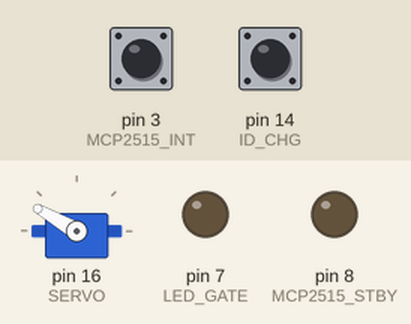
Bench run of a sketch on a simulated Arduino Uno, built with avr-gcc and run on an emulated ATmega328P. On the bench: servo, output pins drawn as LEDs (lit = HIGH). The test bench sets the inputs (shaded band); at power-on: pin 3 (MCP2515_INT) HIGH, pin 14 (ID_CHG) HIGH. What the sketch prints to the serial monitor is not drawn.

Above: at 0.1 s.
At 1.1 s:
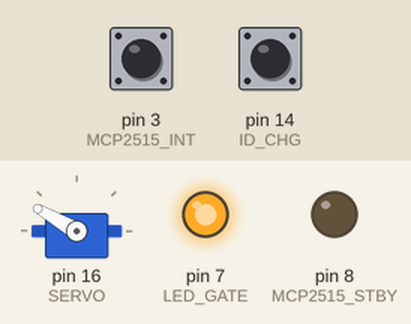
Timing chart, 0 to 2.6 s (numbered marks = the images above):
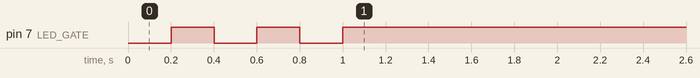

The sketch:

SC182029-SERVO-V1R0.ino
```cpp
/* ================================================================

   Proyecto: Modulo de encoder en andador para UMA
   Placa de desarrollo: Arduino
   Función: Gira entre 0 y 90 grados la posición del servo empujando
			el cable de freno, tiene un led indicador y envía los datos a
			través del BUS CAN.

   Autor: Justo Barroso Fontalba
   Fecha: 19/03/2019

   ================================================================ */

/* ================================================================
   Librerías
   ================================================================ */

#include <SPI.h>
#include <Servo.h>
#include <mcp_can.h>

/* ================================================================
   Definición de pines
   ================================================================ */

//ATMega328 TQFP
//                    Pin IDE //Pin puerto, Pin Físico
#define LED_GATE        7     //PD7, 11
#define MCP2515_STBY    8     //PB0, 12
#define MCP2515_CS      4     //PD4, 2
#define MCP2515_INT     3     //PD3, 1
#define SERVO           16    //PC2, 25
#define SENSE           17    //PC3, 26
#define ID_CHG          14    //PC0, 23
//#define MCP2515_SI      11    //PB3, 15
//#define MCP2515_SO      12    //PB4, 16
//#define MCP2515_SCK     13    //PB5, 17

//Test en Arduino UNO
//#define MCP2515_CS      10
//#define MCP2515_INT     2
//#define SERVO           3       //PD3, 5  (Arduino UNO)

//Constantes
#define ID_RIGHT      0x013   //Identificador del modulo derecho
#define ID_LEFT       0x023   //Identificador del modulo izquierdo
#define MAX_CURRENT   715     //Valor máximo de corriente en el servo 1.75A

/* ================================================================
   Definición de funciones
   ================================================================ */

/* ================================================================
   Definición de estructuras
   ================================================================ */

/* ================================================================
   Definición de variables
   ================================================================ */

static long unsigned int rxId; //Identificador del mensaje
static byte len = 0; //Longitud del mensaje
static byte rxBuf[8]; //Array datos de recepción
static byte txBuf[8] = { 0x00, 0x00, 0x00, 0xDD, 0x00, 0xFF, 0x00, 0x00 }; //Array datos de envió
static byte id_device = ID_LEFT;

/* ================================================================
   Drivers
   ================================================================ */

Servo servoMotor;

/* ================================================================
   Inicialización
   ================================================================ */

MCP_CAN CAN0( MCP2515_CS ); // Establece el CS en el pin 10

void setup() {
  //Configuración de pines
  pinMode( LED_GATE, OUTPUT );
  pinMode( SENSE, INPUT );
  pinMode( MCP2515_INT, INPUT_PULLUP ); // Interrupción MCP2515
  pinMode( MCP2515_STBY, OUTPUT ); // CS MCP2515
  pinMode( ID_CHG, INPUT_PULLUP ); // Selección izquierda/derecha
  digitalWrite( MCP2515_STBY, LOW ); // Modo normal activo MCP2562

  //Establece la posición del modulo en el andador
  if ( digitalRead( ID_CHG ) == 0 ) {
    id_device = ID_RIGHT;
  }

  //Inicialización de puerto serie
  Serial.begin( 115200 );

  //Inicialización MCP2515, mascara y filtros activados, velocidad 500kb/s, cristal 16MHz
  if ( CAN0.begin( MCP_STDEXT, CAN_500KBPS, MCP_16MHZ ) == CAN_OK ) {
    Serial.println( "MCP2515 Initialized Successfully!" );
  }
  else {
    Serial.println( "Error Initializing MCP2515..." );
  }

  //Establece mascaras y filtros para los dispositivos
  CAN0.init_Mask( 0, 0, 0x001F0000 ); // Iniciando primera mascara
  CAN0.init_Filt( 0, 0, 0x00100000 ); // Iniciando primer filtro, ID 0x10 (rPi)

  CAN0.init_Mask( 1, 0, 0x001F0000 ); // Iniciando segunda mascara

  //Configuración del MCP2515
  CAN0.setMode( MCP_NORMAL ); // Modo normal para permitir el envio de mensajes

  //Configuración de pines
  servoMotor.attach( SERVO );

  //Establecer el angulo a 0
  servoMotor.write( 150 );

  //Configurando la interrupción por pin
  attachInterrupt( digitalPinToInterrupt( MCP2515_INT ), readCAN, LOW );

  for (int i = 0; i < 3; i++)
  {
    digitalWrite( LED_GATE, LOW );
    delay(200);
    digitalWrite( LED_GATE, HIGH );
    delay(200);
  }
}

/* ================================================================
   Bucle principal
   ================================================================ */

void loop() {

}

/* ================================================================
   Interrupciones
   ================================================================ */

void readCAN() {
  CAN0.readMsgBuf( &rxId, &len, rxBuf ); // Leer datos: len = longitud de los datos, buf = bytes de datos
  if ( rxBuf[0] == id_device ) {
    if ( ( rxBuf[1] & 0b00000001 ) == 0b00000001 ) {
      //if ( ( PIND & B10000000 ) == B00000000 ) {
        digitalWrite( LED_GATE, LOW ); //Enciende el LED
        Serial.println( "Led encendido" );
      //}
    }
    if ( ( rxBuf[1] & 0b00000001 ) == 0b00000000 ) {
      //if ( ( PIND & B10000000 ) == B00000100 ) {
        digitalWrite( LED_GATE, HIGH ); //Apaga el LED
        Serial.println( "Led apagado" );
      //}
    }
    //Rango operativo del servo entre 70 y 150 o 0x46 (90 grados) y 0x96 (0 grados)
    if ( ( rxBuf[1] & 0b00000010 ) == 0b00000010 ) {
      if ( rxBuf[2] <= 0x96 && rxBuf[2] >= 0x46 ) {
        servoMotor.write( rxBuf[2] ); //valor al servo
        //Serial.println( analogRead( SENSE ) );
        while ( analogRead( SENSE ) >= MAX_CURRENT ) {
          servoMotor.write( rxBuf[2] -= 0x05 );
          Serial.println( "Se ha reducido la fuerza ejercida sobre el freno." );
        }
      }
      Serial.println( "Valor establecido: " );
      Serial.println( rxBuf[2] );
    }
  }
}

/* ================================================================
   Funciones
   ================================================================ */

/* ================================================================
   Fin
   ================================================================ */
```
